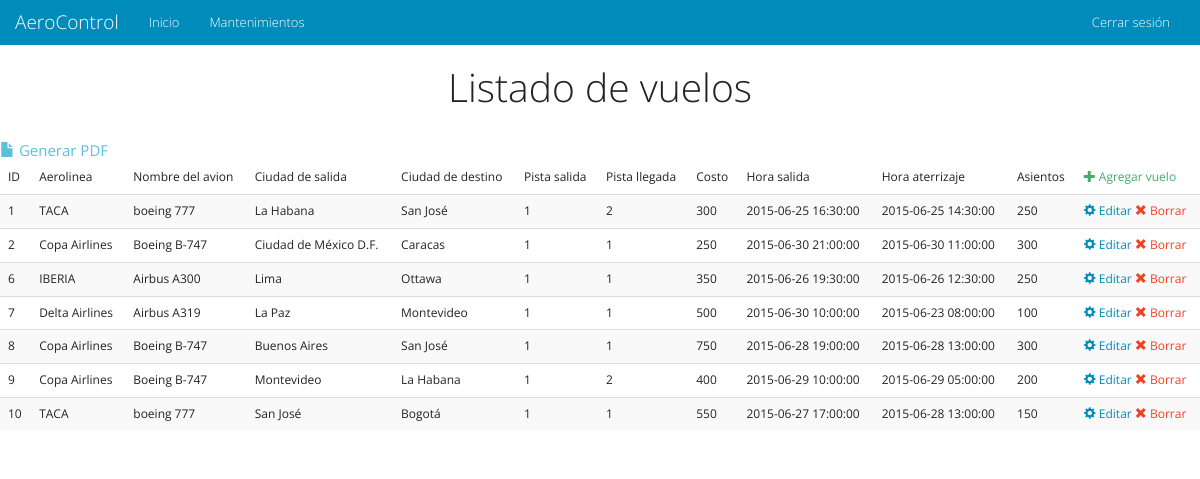
The app's page /es/admin/flights.php, older data.
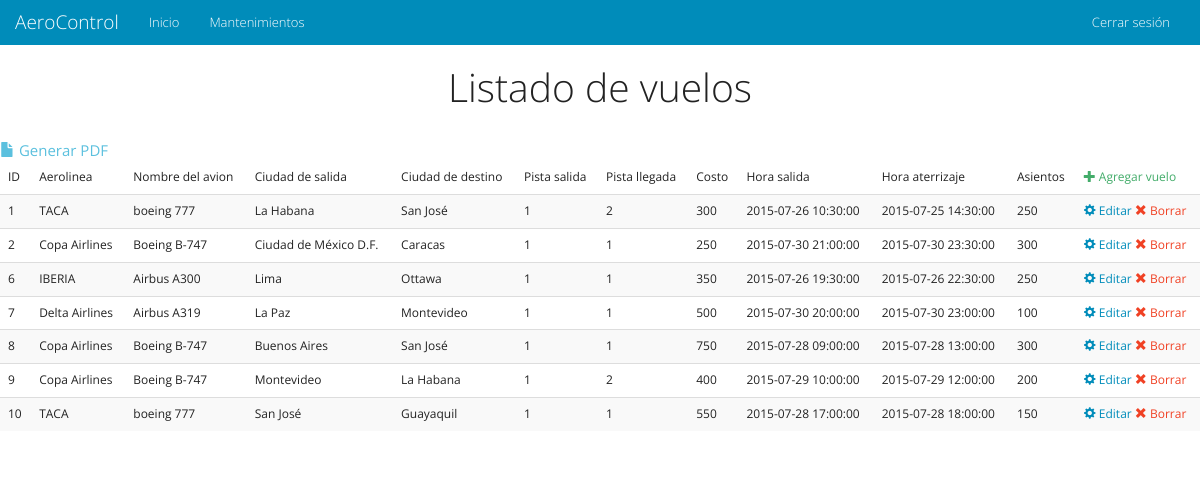
The same page, newer data.
### tables this page shows
CREATE TABLE IF NOT EXISTS `flights` (
`id` int(11) NOT NULL,
  `airline` int(11) NOT NULL,
  `departure_time` datetime NOT NULL,
  `departure_city` int(11) NOT NULL,
  `arrival_time` datetime NOT NULL,
  `arrival_city` int(11) NOT NULL,
  `aircraft` int(11) NOT NULL,
  `departure_runway` int(11) NOT NULL,
  `arrival_runway` int(11) NOT NULL,
  `cost` double NOT NULL,
  `seats` int(4) NOT NULL,
  `description` varchar(500) NOT NULL
);

CREATE TABLE IF NOT EXISTS `cities` (
`id` int(11) NOT NULL,
  `city` varchar(50) NOT NULL,
  `state` varchar(50) NOT NULL,
  `zip` int(11) NOT NULL
);

CREATE TABLE IF NOT EXISTS `airlines` (
`id` int(11) NOT NULL,
  `name` varchar(100) NOT NULL,
  `description` varchar(300) NOT NULL,
  `logo` varchar(100) NOT NULL
);

CREATE TABLE IF NOT EXISTS `aircraft` (
`id` int(11) NOT NULL,
  `name` varchar(50) NOT NULL,
  `airline` int(11) NOT NULL,
  `seats` int(11) NOT NULL,
  `type` varchar(50) NOT NULL
);

### es/admin/flights.php (the view, shortened to what this page needs)
<!DOCTYPE html>
<html lang="en">
<head>
    <link href="../docs/css/bootstrap.css" rel="stylesheet">
    <link href="../docs/css/font-awesome.css" rel="stylesheet">
    <link href="../docs/css/ionicons.css" rel="stylesheet">
</head>
<body>
<div class="container-fluid">
    <div class="row">
    <?php include 'nav.php'; ?>
        <h1 class="text-center">Listado de vuelos</h1>
        <br>
<?php
include "../docs/connect.php";
$query = "SELECT f.id, f.airline, a.name AS airlinename, f.departure_time, f.departure_city, c1.city AS depcity, f.arrival_time, f.arrival_city, c2.city AS arrcity, f.aircraft, ac.name AS aircname, f.departure_runway, f.arrival_runway, f.cost, f.seats, f.description FROM flights f INNER JOIN airlines a ON f.airline = a.id INNER JOIN cities c1 ON f.departure_city = c1.id INNER JOIN cities c2 ON f.arrival_city = c2.id INNER JOIN aircraft ac ON f.aircraft = ac.id ";
$query = $query.'ORDER BY f.id';
$resultado = mysql_query($query, $link);
$total = mysql_num_rows($resultado);
if($total>0)
{
?>
		<a href='exportflights.php' target="_blank" class="text-info"><span class='glyphicon glyphicon-file' aria-hidden='true'></span> Generar PDF</a>
        <table class="table table-striped">
            <thead><tr><td>ID</td><td>Aerolinea</td><td>Nombre del avion</td><td>Ciudad de salida</td><td>Ciudad de destino</td><td>Pista salida</td><td>Pista llegada</td><td>Costo</td><td>Hora salida</td><td>Hora aterrizaje</td><td>Asientos</td><td><a href='addflight.php' class="text-success"><span class='glyphicon glyphicon-plus' aria-hidden='true'></span> Agregar vuelo</a></td></tr></thead><tbody>
<?php
    while($row = mysql_fetch_array($resultado))
	{
        echo "<tr><td>".$row['id']."</td>";
        echo "<td>".$row['airlinename']."</td>";
        echo "<td>".$row['aircname']."</td>";
		echo "<td>".$row['depcity']."</td>";
		echo "<td>".$row['arrcity']."</td>";
		echo "<td>".$row['departure_runway']."</td>";
		echo "<td>".$row['arrival_runway']."</td>";
		echo "<td>".$row['cost']."</td>";
		echo "<td>".$row['departure_time']."</td>";
		echo "<td>".$row['arrival_time']."</td>";
		echo "<td>".$row['seats']."</td>";
        echo "<td><a href='editflight.php?flight=".$row['id']."'><span class='glyphicon glyphicon-cog' aria-hidden='true'></span>  Editar</a> <a href='dropflight.php?flight=".$row['id']."' class='text-danger'><span class='glyphicon glyphicon-remove' aria-hidden='true'></span>  Borrar</a></td></tr> \n";
    }
}
else
{
    echo "<p class='text-danger text-center'>Error: la base de datos esta vacia <a href='addflight.php' class='text-success'>Agregar avion</a></p>";
}
?>
        </tbody></table>
        </div>
</div>
</body>
</html>

Row changes from the older to the newer data that the page shows:
changed flights id 1: departure_time "2015-06-25 16:30:00" → "2015-07-26 10:30:00"; arrival_time "2015-06-25 14:30:00" → "2015-07-25 14:30:00"
changed flights "Ciudad de México D.F.": departure_time "2015-06-30 21:00:00" → "2015-07-30 21:00:00"; arrival_time "2015-06-30 11:00:00" → "2015-07-30 23:30:00"
changed flights "IBERIA": departure_time "2015-06-26 19:30:00" → "2015-07-26 19:30:00"; arrival_time "2015-06-26 12:30:00" → "2015-07-26 22:30:00"
changed flights "Delta Airlines": departure_time "2015-06-30 10:00:00" → "2015-07-30 20:00:00"; arrival_time "2015-06-23 08:00:00" → "2015-07-30 23:00:00"
changed flights "Buenos Aires": departure_time "2015-06-28 19:00:00" → "2015-07-28 09:00:00"; arrival_time "2015-06-28 13:00:00" → "2015-07-28 13:00:00"
changed flights id 9: departure_time "2015-06-29 10:00:00" → "2015-07-29 10:00:00"; arrival_time "2015-06-29 05:00:00" → "2015-07-29 12:00:00"
changed flights id 10: arrival_city.city "Bogotá" → "Guayaquil"; departure_time "2015-06-27 17:00:00" → "2015-07-28 17:00:00"; arrival_time "2015-06-28 13:00:00" → "2015-07-28 18:00:00"
